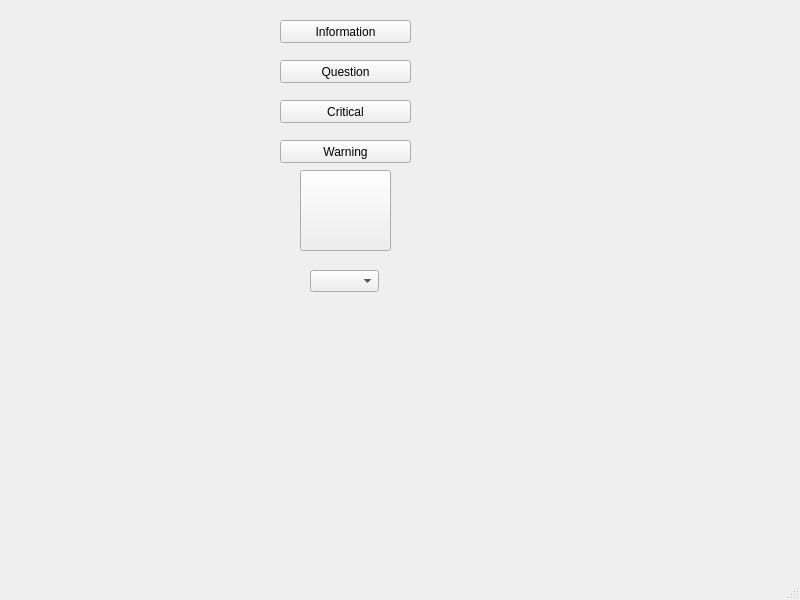
<?xml version="1.0" encoding="UTF-8"?>
<ui version="4.0">
 <class>MainWindow</class>
 <widget class="QMainWindow" name="MainWindow">
  <property name="geometry">
   <rect>
    <x>0</x>
    <y>0</y>
    <width>800</width>
    <height>600</height>
   </rect>
  </property>
  <property name="windowTitle">
   <string>MainWindow</string>
  </property>
  <widget class="QWidget" name="centralwidget">
   <widget class="QPushButton" name="pushButton">
    <property name="geometry">
     <rect>
      <x>280</x>
      <y>20</y>
      <width>131</width>
      <height>23</height>
     </rect>
    </property>
    <property name="text">
     <string>Information</string>
    </property>
   </widget>
   <widget class="QPushButton" name="pushButton_2">
    <property name="geometry">
     <rect>
      <x>280</x>
      <y>60</y>
      <width>131</width>
      <height>23</height>
     </rect>
    </property>
    <property name="text">
     <string>Question</string>
    </property>
   </widget>
   <widget class="QPushButton" name="pushButton_3">
    <property name="geometry">
     <rect>
      <x>280</x>
      <y>100</y>
      <width>131</width>
      <height>23</height>
     </rect>
    </property>
    <property name="text">
     <string>Critical</string>
    </property>
   </widget>
   <widget class="QPushButton" name="pushButton_4">
    <property name="geometry">
     <rect>
      <x>280</x>
      <y>140</y>
      <width>131</width>
      <height>23</height>
     </rect>
    </property>
    <property name="text">
     <string>Warning</string>
    </property>
   </widget>
   <widget class="QPushButton" name="pushButton_5">
    <property name="geometry">
     <rect>
      <x>300</x>
      <y>170</y>
      <width>91</width>
      <height>81</height>
     </rect>
    </property>
    <property name="text">
     <string/>
    </property>
   </widget>
   <widget class="QComboBox" name="comboBox">
    <property name="geometry">
     <rect>
      <x>310</x>
      <y>270</y>
      <width>69</width>
      <height>22</height>
     </rect>
    </property>
    <property name="currentText">
     <string/>
    </property>
    <property name="placeholderText">
     <string>Menu</string>
    </property>
    <item>
     <property name="text">
      <string>First</string>
     </property>
    </item>
    <item>
     <property name="text">
      <string>Second</string>
     </property>
    </item>
    <item>
     <property name="text">
      <string>Third</string>
     </property>
    </item>
   </widget>
  </widget>
  <widget class="QMenuBar" name="menubar">
   <property name="geometry">
    <rect>
     <x>0</x>
     <y>0</y>
     <width>800</width>
     <height>21</height>
    </rect>
   </property>
  </widget>
  <widget class="QStatusBar" name="statusbar"/>
 </widget>
 <resources/>
 <connections/>
</ui>
